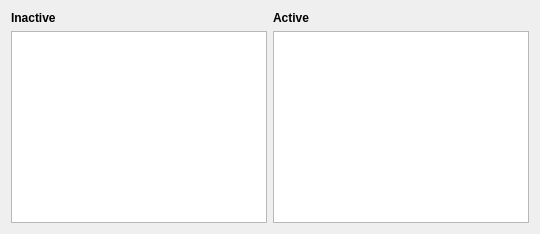
<?xml version="1.0" encoding="UTF-8"?>
<ui version="4.0">
 <class>GUI_Covers</class>
 <widget class="QWidget" name="GUI_Covers">
  <layout class="QGridLayout" name="gridLayout">
   <item row="0" column="2">
    <widget class="QLabel" name="lab_active">
     <property name="font">
      <font>
       <weight>75</weight>
       <bold>true</bold>
      </font>
     </property>
     <property name="text">
      <string notr="true">Active</string>
     </property>
    </widget>
   </item>
   <item row="1" column="2" rowspan="2">
    <widget class="QListWidget" name="lv_active">
     <property name="dragEnabled">
      <bool>true</bool>
     </property>
     <property name="dragDropMode">
      <enum>QAbstractItemView::DragDrop</enum>
     </property>
     <property name="defaultDropAction">
      <enum>Qt::MoveAction</enum>
     </property>
     <property name="alternatingRowColors">
      <bool>true</bool>
     </property>
    </widget>
   </item>
   <item row="0" column="0">
    <widget class="QLabel" name="lab_inactive">
     <property name="font">
      <font>
       <weight>75</weight>
       <bold>true</bold>
      </font>
     </property>
     <property name="text">
      <string notr="true">Inactive</string>
     </property>
    </widget>
   </item>
   <item row="1" column="0" rowspan="2">
    <widget class="QListWidget" name="lv_inactive">
     <property name="dragEnabled">
      <bool>true</bool>
     </property>
     <property name="dragDropMode">
      <enum>QAbstractItemView::DragDrop</enum>
     </property>
     <property name="defaultDropAction">
      <enum>Qt::MoveAction</enum>
     </property>
     <property name="alternatingRowColors">
      <bool>true</bool>
     </property>
    </widget>
   </item>
  </layout>
 </widget>
 <resources/>
 <connections/>
</ui>
